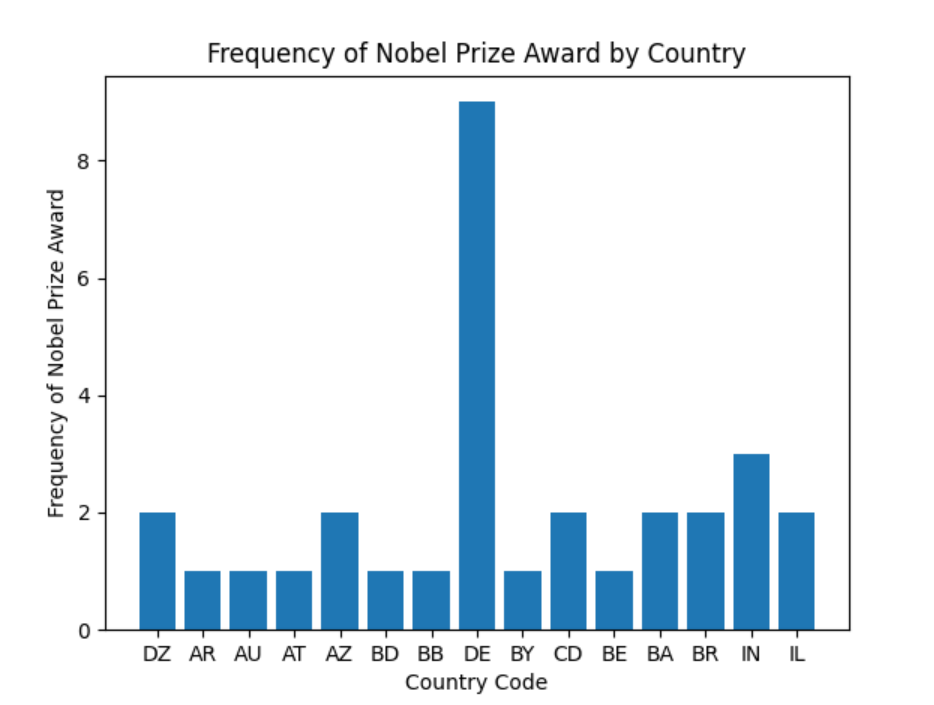

This figure's Python source:
import json
import matplotlib.pyplot as plt

with open('data/Nobel Prize by Country.json') as f:
    data_prize = json.load(f)["countries"] 

countries =[]
for i in range(len(data_prize)):
    if "code" in data_prize[i]:
        countries.append(data_prize[i]['code'])
    else:
        pass
print ('country_codes=', countries)

new_dict = {}
for i in range(len(data_prize)):
    if "code" in data_prize[i]:
        if data_prize[i]['code'] not in new_dict:
            new_dict[data_prize[i]['code']] = 1
        else: 
            new_dict[data_prize[i]['code']] += 1 
print ('new_dict=', new_dict)

freq_country = []
for k,v in new_dict.items():
    freq_country.append(v)
print ('timesCountry =', freq_country)

fig, ax = plt.subplots()
ax.set(
    xlabel='Country Code',
    ylabel='Frequency of Nobel Prize Award',
    title='Frequency of Nobel Prize Award by Country'
)

ax.bar(countries[0:17] , freq_country[0:17] )
plt.show()
